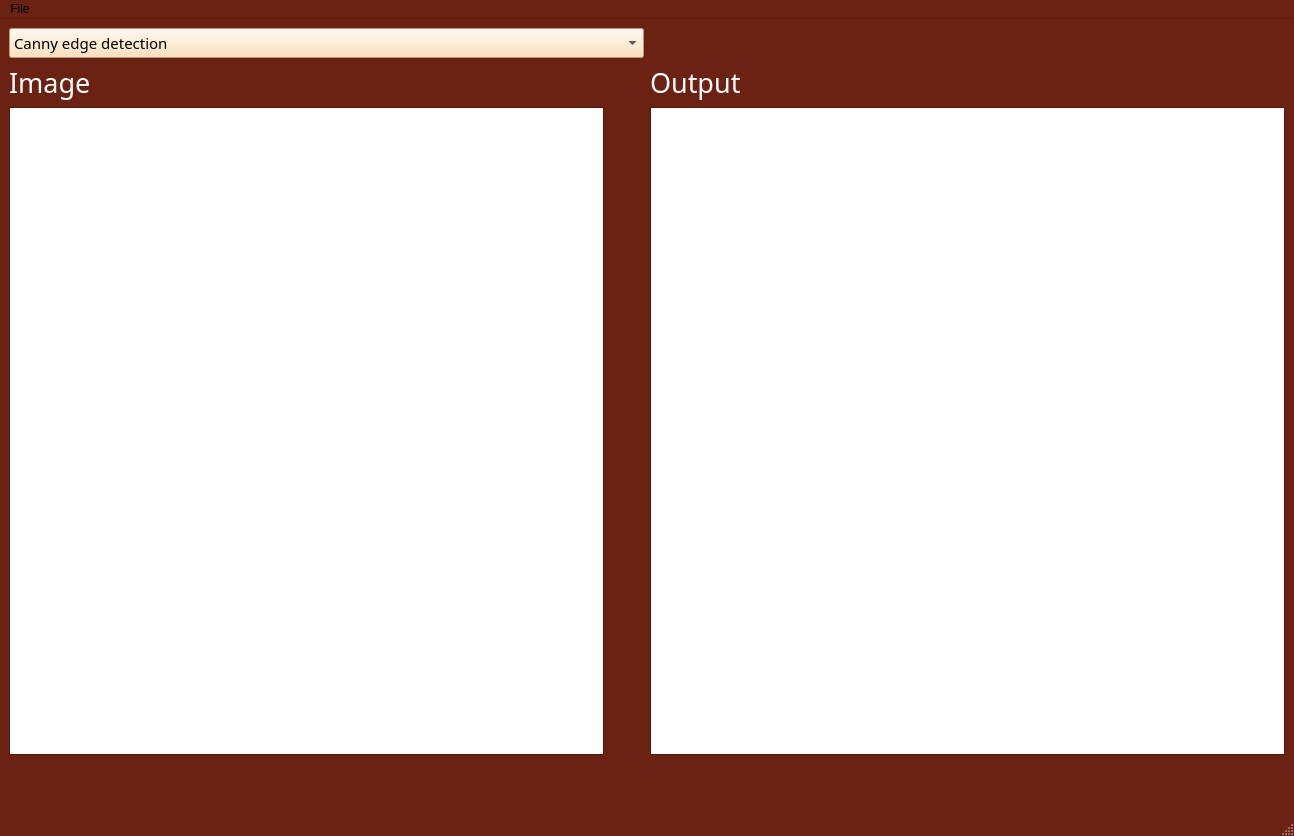
<?xml version="1.0" encoding="UTF-8"?>
<ui version="4.0">
 <class>MainWindow</class>
 <widget class="QMainWindow" name="MainWindow">
  <property name="geometry">
   <rect>
    <x>0</x>
    <y>0</y>
    <width>1294</width>
    <height>836</height>
   </rect>
  </property>
  <property name="palette">
   <palette>
    <active>
     <colorrole role="WindowText">
      <brush brushstyle="SolidPattern">
       <color alpha="255">
        <red>255</red>
        <green>255</green>
        <blue>255</blue>
       </color>
      </brush>
     </colorrole>
     <colorrole role="Button">
      <brush brushstyle="SolidPattern">
       <color alpha="255">
        <red>255</red>
        <green>170</green>
        <blue>127</blue>
       </color>
      </brush>
     </colorrole>
     <colorrole role="Light">
      <brush brushstyle="SolidPattern">
       <color alpha="255">
        <red>255</red>
        <green>255</green>
        <blue>255</blue>
       </color>
      </brush>
     </colorrole>
     <colorrole role="Dark">
      <brush brushstyle="SolidPattern">
       <color alpha="255">
        <red>136</red>
        <green>132</green>
        <blue>131</blue>
       </color>
      </brush>
     </colorrole>
     <colorrole role="Text">
      <brush brushstyle="SolidPattern">
       <color alpha="255">
        <red>0</red>
        <green>0</green>
        <blue>0</blue>
       </color>
      </brush>
     </colorrole>
     <colorrole role="ButtonText">
      <brush brushstyle="SolidPattern">
       <color alpha="255">
        <red>0</red>
        <green>0</green>
        <blue>0</blue>
       </color>
      </brush>
     </colorrole>
     <colorrole role="Base">
      <brush brushstyle="SolidPattern">
       <color alpha="255">
        <red>255</red>
        <green>255</green>
        <blue>255</blue>
       </color>
      </brush>
     </colorrole>
     <colorrole role="Window">
      <brush brushstyle="SolidPattern">
       <color alpha="255">
        <red>107</red>
        <green>34</green>
        <blue>19</blue>
       </color>
      </brush>
     </colorrole>
     <colorrole role="Shadow">
      <brush brushstyle="SolidPattern">
       <color alpha="255">
        <red>0</red>
        <green>0</green>
        <blue>0</blue>
       </color>
      </brush>
     </colorrole>
     <colorrole role="PlaceholderText">
      <brush brushstyle="SolidPattern">
       <color alpha="128">
        <red>0</red>
        <green>0</green>
        <blue>0</blue>
       </color>
      </brush>
     </colorrole>
    </active>
    <inactive>
     <colorrole role="WindowText">
      <brush brushstyle="SolidPattern">
       <color alpha="255">
        <red>255</red>
        <green>255</green>
        <blue>255</blue>
       </color>
      </brush>
     </colorrole>
     <colorrole role="Button">
      <brush brushstyle="SolidPattern">
       <color alpha="255">
        <red>255</red>
        <green>170</green>
        <blue>127</blue>
       </color>
      </brush>
     </colorrole>
     <colorrole role="Light">
      <brush brushstyle="SolidPattern">
       <color alpha="255">
        <red>255</red>
        <green>255</green>
        <blue>255</blue>
       </color>
      </brush>
     </colorrole>
     <colorrole role="Dark">
      <brush brushstyle="SolidPattern">
       <color alpha="255">
        <red>136</red>
        <green>132</green>
        <blue>131</blue>
       </color>
      </brush>
     </colorrole>
     <colorrole role="Text">
      <brush brushstyle="SolidPattern">
       <color alpha="255">
        <red>0</red>
        <green>0</green>
        <blue>0</blue>
       </color>
      </brush>
     </colorrole>
     <colorrole role="ButtonText">
      <brush brushstyle="SolidPattern">
       <color alpha="255">
        <red>0</red>
        <green>0</green>
        <blue>0</blue>
       </color>
      </brush>
     </colorrole>
     <colorrole role="Base">
      <brush brushstyle="SolidPattern">
       <color alpha="255">
        <red>255</red>
        <green>255</green>
        <blue>255</blue>
       </color>
      </brush>
     </colorrole>
     <colorrole role="Window">
      <brush brushstyle="SolidPattern">
       <color alpha="255">
        <red>107</red>
        <green>34</green>
        <blue>19</blue>
       </color>
      </brush>
     </colorrole>
     <colorrole role="Shadow">
      <brush brushstyle="SolidPattern">
       <color alpha="255">
        <red>0</red>
        <green>0</green>
        <blue>0</blue>
       </color>
      </brush>
     </colorrole>
     <colorrole role="PlaceholderText">
      <brush brushstyle="SolidPattern">
       <color alpha="128">
        <red>0</red>
        <green>0</green>
        <blue>0</blue>
       </color>
      </brush>
     </colorrole>
    </inactive>
    <disabled>
     <colorrole role="WindowText">
      <brush brushstyle="SolidPattern">
       <color alpha="255">
        <red>136</red>
        <green>132</green>
        <blue>131</blue>
       </color>
      </brush>
     </colorrole>
     <colorrole role="Button">
      <brush brushstyle="SolidPattern">
       <color alpha="255">
        <red>255</red>
        <green>170</green>
        <blue>127</blue>
       </color>
      </brush>
     </colorrole>
     <colorrole role="Light">
      <brush brushstyle="SolidPattern">
       <color alpha="255">
        <red>255</red>
        <green>255</green>
        <blue>255</blue>
       </color>
      </brush>
     </colorrole>
     <colorrole role="Dark">
      <brush brushstyle="SolidPattern">
       <color alpha="255">
        <red>136</red>
        <green>132</green>
        <blue>131</blue>
       </color>
      </brush>
     </colorrole>
     <colorrole role="Text">
      <brush brushstyle="SolidPattern">
       <color alpha="255">
        <red>136</red>
        <green>132</green>
        <blue>131</blue>
       </color>
      </brush>
     </colorrole>
     <colorrole role="ButtonText">
      <brush brushstyle="SolidPattern">
       <color alpha="255">
        <red>136</red>
        <green>132</green>
        <blue>131</blue>
       </color>
      </brush>
     </colorrole>
     <colorrole role="Base">
      <brush brushstyle="SolidPattern">
       <color alpha="255">
        <red>107</red>
        <green>34</green>
        <blue>19</blue>
       </color>
      </brush>
     </colorrole>
     <colorrole role="Window">
      <brush brushstyle="SolidPattern">
       <color alpha="255">
        <red>107</red>
        <green>34</green>
        <blue>19</blue>
       </color>
      </brush>
     </colorrole>
     <colorrole role="Shadow">
      <brush brushstyle="SolidPattern">
       <color alpha="255">
        <red>0</red>
        <green>0</green>
        <blue>0</blue>
       </color>
      </brush>
     </colorrole>
     <colorrole role="PlaceholderText">
      <brush brushstyle="SolidPattern">
       <color alpha="128">
        <red>0</red>
        <green>0</green>
        <blue>0</blue>
       </color>
      </brush>
     </colorrole>
    </disabled>
   </palette>
  </property>
  <property name="windowTitle">
   <string>MainWindow</string>
  </property>
  <widget class="QWidget" name="centralwidget">
   <layout class="QGridLayout" name="gridLayout_5">
    <item row="1" column="0">
     <layout class="QGridLayout" name="gridLayout">
      <item row="2" column="1">
       <spacer name="horizontalSpacer_3">
        <property name="orientation">
         <enum>Qt::Horizontal</enum>
        </property>
        <property name="sizeType">
         <enum>QSizePolicy::Maximum</enum>
        </property>
        <property name="sizeHint" stdset="0">
         <size>
          <width>40</width>
          <height>20</height>
         </size>
        </property>
       </spacer>
      </item>
      <item row="2" column="0">
       <widget class="MplWidget" name="graphicsView">
        <property name="enabled">
         <bool>true</bool>
        </property>
       </widget>
      </item>
      <item row="1" column="0">
       <widget class="QLabel" name="label">
        <property name="font">
         <font>
          <family>Kalam Light</family>
          <pointsize>20</pointsize>
         </font>
        </property>
        <property name="text">
         <string>Image </string>
        </property>
       </widget>
      </item>
      <item row="3" column="0">
       <spacer name="verticalSpacer">
        <property name="orientation">
         <enum>Qt::Vertical</enum>
        </property>
        <property name="sizeType">
         <enum>QSizePolicy::Maximum</enum>
        </property>
        <property name="sizeHint" stdset="0">
         <size>
          <width>20</width>
          <height>50</height>
         </size>
        </property>
       </spacer>
      </item>
     </layout>
    </item>
    <item row="0" column="0">
     <widget class="QComboBox" name="comboBox">
      <property name="palette">
       <palette>
        <active>
         <colorrole role="Button">
          <brush brushstyle="SolidPattern">
           <color alpha="255">
            <red>255</red>
            <green>218</green>
            <blue>171</blue>
           </color>
          </brush>
         </colorrole>
         <colorrole role="Base">
          <brush brushstyle="SolidPattern">
           <color alpha="255">
            <red>255</red>
            <green>218</green>
            <blue>171</blue>
           </color>
          </brush>
         </colorrole>
         <colorrole role="Window">
          <brush brushstyle="SolidPattern">
           <color alpha="255">
            <red>255</red>
            <green>218</green>
            <blue>171</blue>
           </color>
          </brush>
         </colorrole>
         <colorrole role="Highlight">
          <brush brushstyle="SolidPattern">
           <color alpha="255">
            <red>254</red>
            <green>217</green>
            <blue>170</blue>
           </color>
          </brush>
         </colorrole>
         <colorrole role="HighlightedText">
          <brush brushstyle="SolidPattern">
           <color alpha="255">
            <red>0</red>
            <green>0</green>
            <blue>0</blue>
           </color>
          </brush>
         </colorrole>
         <colorrole role="PlaceholderText">
          <brush brushstyle="SolidPattern">
           <color alpha="128">
            <red>255</red>
            <green>170</green>
            <blue>127</blue>
           </color>
          </brush>
         </colorrole>
        </active>
        <inactive>
         <colorrole role="Button">
          <brush brushstyle="SolidPattern">
           <color alpha="255">
            <red>255</red>
            <green>218</green>
            <blue>171</blue>
           </color>
          </brush>
         </colorrole>
         <colorrole role="Base">
          <brush brushstyle="SolidPattern">
           <color alpha="255">
            <red>255</red>
            <green>218</green>
            <blue>171</blue>
           </color>
          </brush>
         </colorrole>
         <colorrole role="Window">
          <brush brushstyle="SolidPattern">
           <color alpha="255">
            <red>255</red>
            <green>218</green>
            <blue>171</blue>
           </color>
          </brush>
         </colorrole>
         <colorrole role="Highlight">
          <brush brushstyle="SolidPattern">
           <color alpha="255">
            <red>254</red>
            <green>217</green>
            <blue>170</blue>
           </color>
          </brush>
         </colorrole>
         <colorrole role="HighlightedText">
          <brush brushstyle="SolidPattern">
           <color alpha="255">
            <red>0</red>
            <green>0</green>
            <blue>0</blue>
           </color>
          </brush>
         </colorrole>
         <colorrole role="PlaceholderText">
          <brush brushstyle="SolidPattern">
           <color alpha="128">
            <red>255</red>
            <green>170</green>
            <blue>127</blue>
           </color>
          </brush>
         </colorrole>
        </inactive>
        <disabled>
         <colorrole role="Button">
          <brush brushstyle="SolidPattern">
           <color alpha="255">
            <red>255</red>
            <green>218</green>
            <blue>171</blue>
           </color>
          </brush>
         </colorrole>
         <colorrole role="Base">
          <brush brushstyle="SolidPattern">
           <color alpha="255">
            <red>255</red>
            <green>218</green>
            <blue>171</blue>
           </color>
          </brush>
         </colorrole>
         <colorrole role="Window">
          <brush brushstyle="SolidPattern">
           <color alpha="255">
            <red>255</red>
            <green>218</green>
            <blue>171</blue>
           </color>
          </brush>
         </colorrole>
         <colorrole role="Highlight">
          <brush brushstyle="SolidPattern">
           <color alpha="255">
            <red>51</red>
            <green>153</green>
            <blue>255</blue>
           </color>
          </brush>
         </colorrole>
         <colorrole role="HighlightedText">
          <brush brushstyle="SolidPattern">
           <color alpha="255">
            <red>0</red>
            <green>0</green>
            <blue>0</blue>
           </color>
          </brush>
         </colorrole>
         <colorrole role="PlaceholderText">
          <brush brushstyle="SolidPattern">
           <color alpha="128">
            <red>255</red>
            <green>170</green>
            <blue>127</blue>
           </color>
          </brush>
         </colorrole>
        </disabled>
       </palette>
      </property>
      <property name="font">
       <font>
        <family>Kalam Light</family>
        <pointsize>11</pointsize>
       </font>
      </property>
      <property name="autoFillBackground">
       <bool>false</bool>
      </property>
      <property name="styleSheet">
       <string notr="true">background:rgb(255, 218, 171)</string>
      </property>
      <item>
       <property name="text">
        <string>Canny edge detection</string>
       </property>
      </item>
      <item>
       <property name="text">
        <string>Detect lines</string>
       </property>
      </item>
      <item>
       <property name="text">
        <string>Detect circles</string>
       </property>
      </item>
      <item>
       <property name="text">
        <string>Snakes</string>
       </property>
      </item>
     </widget>
    </item>
    <item row="1" column="1">
     <layout class="QGridLayout" name="gridLayout_4">
      <item row="2" column="0">
       <spacer name="verticalSpacer_2">
        <property name="orientation">
         <enum>Qt::Vertical</enum>
        </property>
        <property name="sizeType">
         <enum>QSizePolicy::Maximum</enum>
        </property>
        <property name="sizeHint" stdset="0">
         <size>
          <width>20</width>
          <height>50</height>
         </size>
        </property>
       </spacer>
      </item>
      <item row="0" column="0">
       <widget class="QLabel" name="label_2">
        <property name="palette">
         <palette>
          <active>
           <colorrole role="Text">
            <brush brushstyle="SolidPattern">
             <color alpha="255">
              <red>255</red>
              <green>255</green>
              <blue>255</blue>
             </color>
            </brush>
           </colorrole>
           <colorrole role="PlaceholderText">
            <brush brushstyle="SolidPattern">
             <color alpha="128">
              <red>255</red>
              <green>255</green>
              <blue>255</blue>
             </color>
            </brush>
           </colorrole>
          </active>
          <inactive>
           <colorrole role="Text">
            <brush brushstyle="SolidPattern">
             <color alpha="255">
              <red>255</red>
              <green>255</green>
              <blue>255</blue>
             </color>
            </brush>
           </colorrole>
           <colorrole role="PlaceholderText">
            <brush brushstyle="SolidPattern">
             <color alpha="128">
              <red>255</red>
              <green>255</green>
              <blue>255</blue>
             </color>
            </brush>
           </colorrole>
          </inactive>
          <disabled>
           <colorrole role="Text">
            <brush brushstyle="SolidPattern">
             <color alpha="255">
              <red>120</red>
              <green>120</green>
              <blue>120</blue>
             </color>
            </brush>
           </colorrole>
           <colorrole role="PlaceholderText">
            <brush brushstyle="SolidPattern">
             <color alpha="128">
              <red>0</red>
              <green>0</green>
              <blue>0</blue>
             </color>
            </brush>
           </colorrole>
          </disabled>
         </palette>
        </property>
        <property name="font">
         <font>
          <family>Kalam Light</family>
          <pointsize>20</pointsize>
         </font>
        </property>
        <property name="text">
         <string>Output </string>
        </property>
       </widget>
      </item>
      <item row="1" column="0">
       <widget class="MplWidget" name="graphicsView_2"/>
      </item>
     </layout>
    </item>
   </layout>
  </widget>
  <widget class="QMenuBar" name="menubar">
   <property name="geometry">
    <rect>
     <x>0</x>
     <y>0</y>
     <width>1294</width>
     <height>26</height>
    </rect>
   </property>
   <widget class="QMenu" name="menuFile">
    <property name="title">
     <string>File</string>
    </property>
    <addaction name="load1"/>
   </widget>
   <addaction name="menuFile"/>
  </widget>
  <widget class="QStatusBar" name="statusbar"/>
  <action name="load1">
   <property name="text">
    <string>Load img</string>
   </property>
   <property name="shortcut">
    <string>Ctrl+1</string>
   </property>
  </action>
  <action name="load2">
   <property name="text">
    <string>Load img2</string>
   </property>
   <property name="shortcut">
    <string>Ctrl+2</string>
   </property>
  </action>
 </widget>
 <customwidgets>
  <customwidget>
   <class>MplWidget</class>
   <extends>QGraphicsView</extends>
   <header>mplwidget.h</header>
  </customwidget>
 </customwidgets>
 <resources/>
 <connections/>
</ui>
